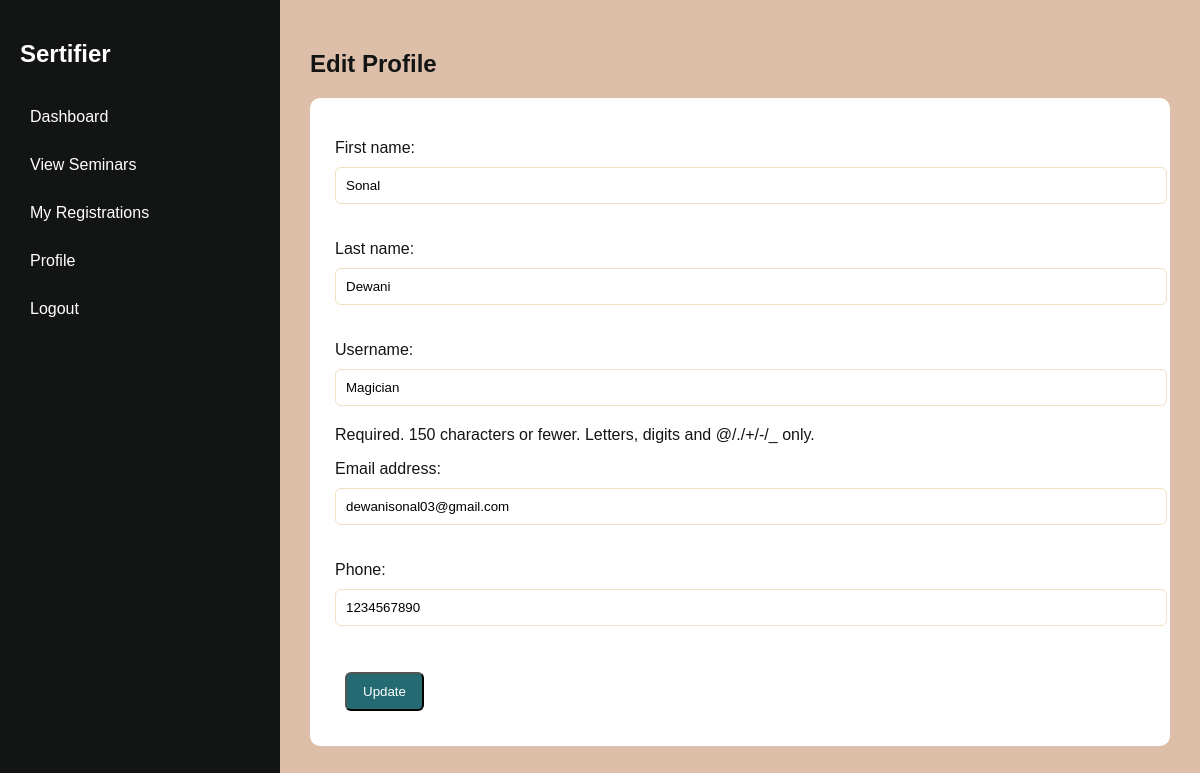
The page /profile/edit/ (signed in) on the database its author committed.
### User/models.py (models this page shows, shortened)
class CustomUser(AbstractUser):
    ROLE_CHOICES = (
        ('admin', 'Admin'),
        ('manager', 'Manager'),
        ('distributor', 'Distributor'),
    )
    role = models.CharField(max_length=20, choices=ROLE_CHOICES)
    phone = models.CharField(max_length=15, blank=True, null=True)

### User/views.py (the view)
# urls.py: path('profile/edit/', views.edit_profile, name='edit_profile'),
@login_required
def edit_profile(request):
    form = ProfileUpdateForm(request.POST or None, instance=request.user)
    if request.method == 'POST' and form.is_valid():
        form.save()
        messages.success(request, "Profile updated successfully")
        return redirect('profile')
    return render(request, 'edit_profile.html', {'form': form})

### User/forms.py
class ProfileUpdateForm(forms.ModelForm):
    class Meta:
        model = CustomUser
        fields = ['first_name', 'last_name', 'username', 'email', 'phone']

### User/templates/edit_profile.html (shortened to what this page needs)
    {% extends 'base.html' %}
{% block content %}
<h2>Edit Profile</h2>
<form method="POST">
    {{ form.as_p }}
    <button type="submit" class="btn">Update</button>
</form>
{% endblock %}

### User/static/css/style.css (style rules this page uses)
:root { --primary: #131515; --secondary: #246a73; --accent: #368f8b; --muted: #f3dfc1; --bg: #ddbea8; --white: #ffffff; }
body { margin: 0; font-family: 'Poppins', sans-serif; background-color: var(--bg); color: var(--primary); }
.btn { display: inline-block; background: var(--secondary); color: var(--white); padding: 10px 16px; border-radius: 6px; text-decoration: none; transition: 0.3s; margin:10px; }
form { background: var(--white); padding: 25px; border-radius: 10px; }
form input, form select { width: 100%; padding: 10px; margin: 10px 0 20px; border-radius: 6px; border: 1px solid var(--muted); }

### rows shown on the page
CustomUser: first_name "Sonal", last_name "Dewani", username "Magician", email "dewanisonal03@gmail.com", phone "1234567890"
